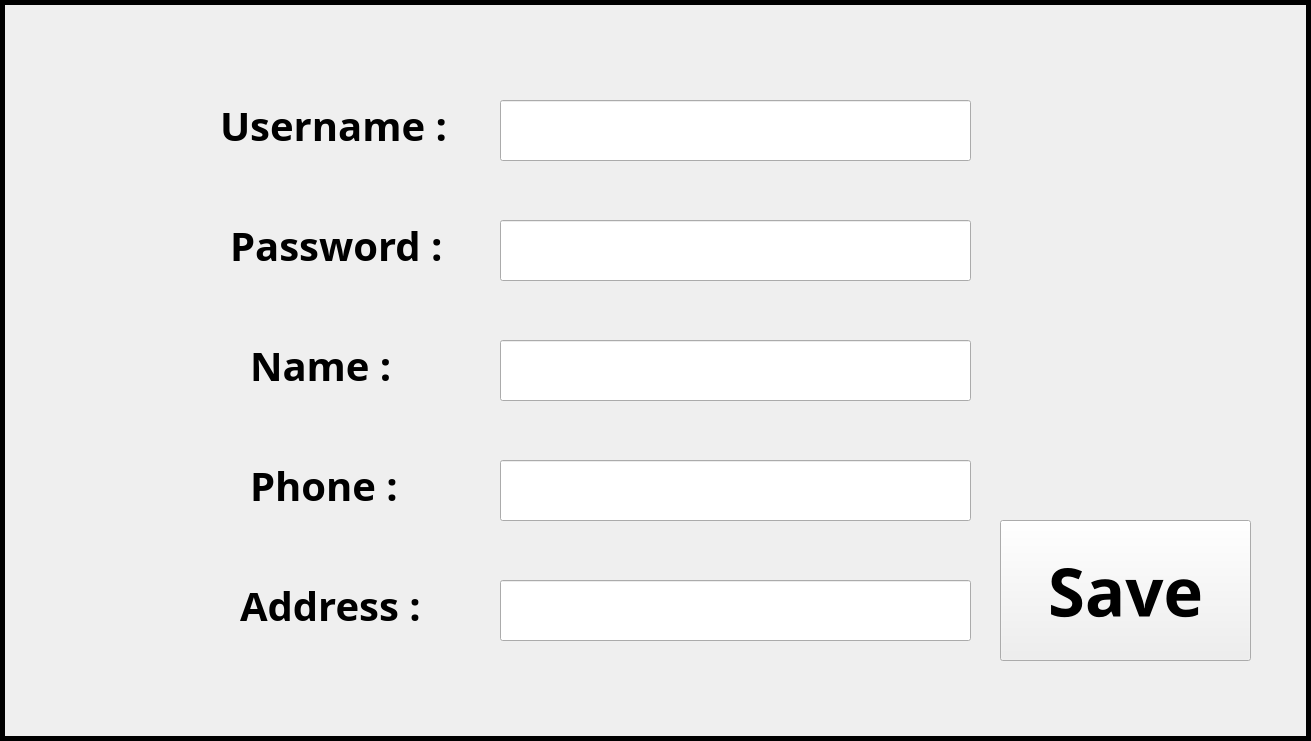
<?xml version="1.0" encoding="UTF-8"?>
<ui version="4.0">
 <class>sign_up</class>
 <widget class="QMainWindow" name="sign_up">
  <property name="geometry">
   <rect>
    <x>0</x>
    <y>0</y>
    <width>1311</width>
    <height>741</height>
   </rect>
  </property>
  <property name="windowTitle">
   <string>MainWindow</string>
  </property>
  <widget class="QWidget" name="centralwidget">
   <widget class="QLabel" name="lbl_background">
    <property name="geometry">
     <rect>
      <x>0</x>
      <y>0</y>
      <width>1311</width>
      <height>741</height>
     </rect>
    </property>
    <property name="font">
     <font>
      <bold>false</bold>
     </font>
    </property>
    <property name="styleSheet">
     <string notr="true">image: url(:/photos/playground.png);</string>
    </property>
    <property name="frameShape">
     <enum>QFrame::Box</enum>
    </property>
    <property name="lineWidth">
     <number>5</number>
    </property>
    <property name="text">
     <string/>
    </property>
   </widget>
   <widget class="QLabel" name="lbl_password">
    <property name="geometry">
     <rect>
      <x>230</x>
      <y>200</y>
      <width>241</width>
      <height>91</height>
     </rect>
    </property>
    <property name="font">
     <font>
      <family>Tempus Sans ITC</family>
      <pointsize>30</pointsize>
      <bold>true</bold>
     </font>
    </property>
    <property name="text">
     <string>Password : </string>
    </property>
   </widget>
   <widget class="QLabel" name="lbl_name">
    <property name="geometry">
     <rect>
      <x>250</x>
      <y>320</y>
      <width>191</width>
      <height>91</height>
     </rect>
    </property>
    <property name="font">
     <font>
      <family>Tempus Sans ITC</family>
      <pointsize>30</pointsize>
      <bold>true</bold>
     </font>
    </property>
    <property name="text">
     <string>Name :</string>
    </property>
   </widget>
   <widget class="QLabel" name="lbl_phone">
    <property name="geometry">
     <rect>
      <x>250</x>
      <y>440</y>
      <width>221</width>
      <height>91</height>
     </rect>
    </property>
    <property name="font">
     <font>
      <family>Tempus Sans ITC</family>
      <pointsize>30</pointsize>
      <bold>true</bold>
     </font>
    </property>
    <property name="text">
     <string>Phone :</string>
    </property>
   </widget>
   <widget class="QLabel" name="lbl_address">
    <property name="geometry">
     <rect>
      <x>240</x>
      <y>560</y>
      <width>211</width>
      <height>91</height>
     </rect>
    </property>
    <property name="font">
     <font>
      <family>Tempus Sans ITC</family>
      <pointsize>30</pointsize>
      <bold>true</bold>
     </font>
    </property>
    <property name="text">
     <string>Address :</string>
    </property>
   </widget>
   <widget class="QLabel" name="lbl_skull_pirate">
    <property name="geometry">
     <rect>
      <x>100</x>
      <y>80</y>
      <width>101</width>
      <height>101</height>
     </rect>
    </property>
    <property name="styleSheet">
     <string notr="true">image: url(:/photos/Pirate skull.png);</string>
    </property>
    <property name="text">
     <string/>
    </property>
   </widget>
   <widget class="QLineEdit" name="line_password">
    <property name="geometry">
     <rect>
      <x>500</x>
      <y>220</y>
      <width>471</width>
      <height>61</height>
     </rect>
    </property>
    <property name="font">
     <font>
      <family>Tempus Sans ITC</family>
      <pointsize>30</pointsize>
      <bold>true</bold>
     </font>
    </property>
    <property name="text">
     <string/>
    </property>
   </widget>
   <widget class="QLineEdit" name="line_name">
    <property name="geometry">
     <rect>
      <x>500</x>
      <y>340</y>
      <width>471</width>
      <height>61</height>
     </rect>
    </property>
    <property name="font">
     <font>
      <family>Tempus Sans ITC</family>
      <pointsize>30</pointsize>
      <bold>true</bold>
     </font>
    </property>
    <property name="text">
     <string/>
    </property>
   </widget>
   <widget class="QLineEdit" name="line_phone">
    <property name="geometry">
     <rect>
      <x>500</x>
      <y>460</y>
      <width>471</width>
      <height>61</height>
     </rect>
    </property>
    <property name="font">
     <font>
      <family>Tempus Sans ITC</family>
      <pointsize>30</pointsize>
      <bold>true</bold>
     </font>
    </property>
    <property name="text">
     <string/>
    </property>
   </widget>
   <widget class="QLineEdit" name="line_address">
    <property name="geometry">
     <rect>
      <x>500</x>
      <y>580</y>
      <width>471</width>
      <height>61</height>
     </rect>
    </property>
    <property name="font">
     <font>
      <family>Tempus Sans ITC</family>
      <pointsize>30</pointsize>
      <bold>true</bold>
     </font>
    </property>
    <property name="text">
     <string/>
    </property>
   </widget>
   <widget class="QLabel" name="lbl_skull_pirate_3">
    <property name="geometry">
     <rect>
      <x>100</x>
      <y>320</y>
      <width>101</width>
      <height>101</height>
     </rect>
    </property>
    <property name="styleSheet">
     <string notr="true">image: url(:/photos/Pirate skull.png);</string>
    </property>
    <property name="text">
     <string/>
    </property>
   </widget>
   <widget class="QLabel" name="lbl_skull_pirate_4">
    <property name="geometry">
     <rect>
      <x>100</x>
      <y>440</y>
      <width>101</width>
      <height>101</height>
     </rect>
    </property>
    <property name="styleSheet">
     <string notr="true">image: url(:/photos/Pirate skull.png);</string>
    </property>
    <property name="text">
     <string/>
    </property>
   </widget>
   <widget class="QLabel" name="lbl_skull_pirate_5">
    <property name="geometry">
     <rect>
      <x>100</x>
      <y>560</y>
      <width>101</width>
      <height>101</height>
     </rect>
    </property>
    <property name="styleSheet">
     <string notr="true">image: url(:/photos/Pirate skull.png);</string>
    </property>
    <property name="text">
     <string/>
    </property>
   </widget>
   <widget class="QLabel" name="lbl_back_skull">
    <property name="geometry">
     <rect>
      <x>980</x>
      <y>60</y>
      <width>291</width>
      <height>441</height>
     </rect>
    </property>
    <property name="styleSheet">
     <string notr="true">image: url(:/photos/skull-king-pirate.png);</string>
    </property>
    <property name="text">
     <string/>
    </property>
   </widget>
   <widget class="QPushButton" name="btn_save">
    <property name="geometry">
     <rect>
      <x>1000</x>
      <y>520</y>
      <width>251</width>
      <height>141</height>
     </rect>
    </property>
    <property name="font">
     <font>
      <family>Tempus Sans ITC</family>
      <pointsize>50</pointsize>
      <bold>true</bold>
     </font>
    </property>
    <property name="styleSheet">
     <string notr="true">image: url(:/photos/playground.png);</string>
    </property>
    <property name="text">
     <string>Save</string>
    </property>
   </widget>
   <widget class="QLabel" name="lbl_userrname">
    <property name="geometry">
     <rect>
      <x>220</x>
      <y>80</y>
      <width>261</width>
      <height>91</height>
     </rect>
    </property>
    <property name="font">
     <font>
      <family>Tempus Sans ITC</family>
      <pointsize>30</pointsize>
      <bold>true</bold>
     </font>
    </property>
    <property name="text">
     <string>Username :</string>
    </property>
   </widget>
   <widget class="QLineEdit" name="line_username">
    <property name="geometry">
     <rect>
      <x>500</x>
      <y>100</y>
      <width>471</width>
      <height>61</height>
     </rect>
    </property>
    <property name="font">
     <font>
      <family>Tempus Sans ITC</family>
      <pointsize>30</pointsize>
      <bold>true</bold>
     </font>
    </property>
    <property name="text">
     <string/>
    </property>
   </widget>
   <widget class="QLabel" name="lbl_skull_pirate_2">
    <property name="geometry">
     <rect>
      <x>100</x>
      <y>200</y>
      <width>101</width>
      <height>101</height>
     </rect>
    </property>
    <property name="styleSheet">
     <string notr="true">image: url(:/photos/Pirate skull.png);</string>
    </property>
    <property name="text">
     <string/>
    </property>
   </widget>
   <zorder>lbl_background</zorder>
   <zorder>lbl_userrname</zorder>
   <zorder>lbl_password</zorder>
   <zorder>lbl_name</zorder>
   <zorder>lbl_phone</zorder>
   <zorder>lbl_skull_pirate</zorder>
   <zorder>line_username</zorder>
   <zorder>line_password</zorder>
   <zorder>line_name</zorder>
   <zorder>lbl_skull_pirate_2</zorder>
   <zorder>lbl_address</zorder>
   <zorder>line_phone</zorder>
   <zorder>line_address</zorder>
   <zorder>lbl_skull_pirate_3</zorder>
   <zorder>lbl_skull_pirate_4</zorder>
   <zorder>lbl_skull_pirate_5</zorder>
   <zorder>lbl_back_skull</zorder>
   <zorder>btn_save</zorder>
  </widget>
 </widget>
 <resources/>
 <connections/>
</ui>
